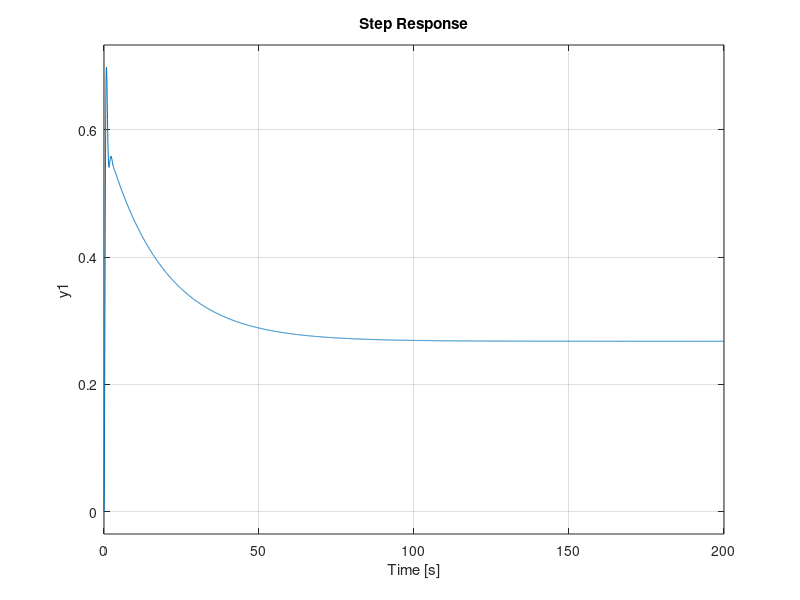

The MATLAB script that drew this image:
clc
close all
clear

k = 11.7;
A = conv([1 0.1],[1 4 8]);
A(end-1:end) = A(end-1:end) + [1 0.025]*(k);
sys = tf([k 0.025*k],A);
step(sys);